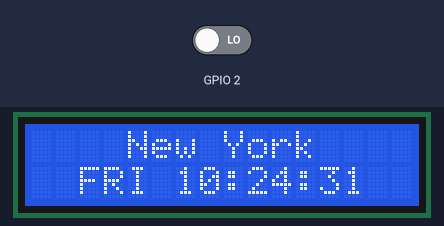
The sketch below on a simulated ESP8266 (NodeMCU). On the bench: 16×2 character LCD. The inputs (shaded band) are chosen by the test bench; at power-on: GPIO 2 LOW. WiFi joins after 1.5 s; servers stay silent unless stated; network time is answered at once with the bench clock; the local clock reads 2024-03-15 10:24:30 at power-on unless the sketch sets it; what the sketch prints to the serial monitor is not drawn.

Above: at 1.7 s.
2.8 s: GPIO 2 driven HIGH
At 3.26 s:
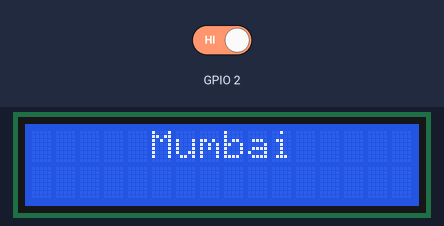
At 4.23 s:
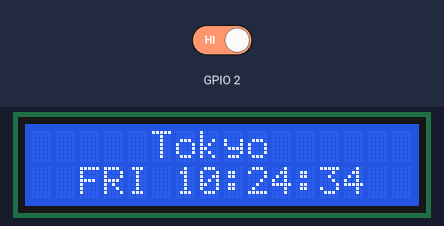
5.5 s: GPIO 2 driven LOW
At 5.86 s:
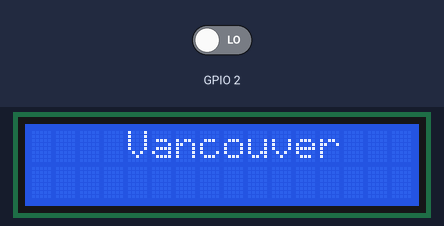
Timing chart, 0 to 5.9 s (numbered marks = the images above; inputs shaded):
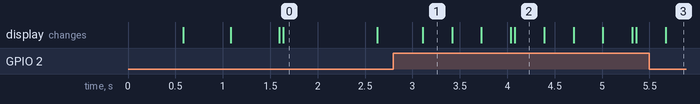

Measured:
- after the input at 2.8 s, the display: changes after 0.31 s (image 1)
- what the display in image 0 shows lasts 1.0 s, from 1.6 s to 2.6 s

The sketch:

clock.ino
```cpp
#include <NTPClient.h>
#include <ESP8266WiFi.h>
#include <WiFiUdp.h>
#include <Wire.h>
#include <LiquidCrystal_I2C.h>
// Set the LCD address to 0x27 for a 16 chars and 2 line display
LiquidCrystal_I2C lcd(0x3F, 16, 2);

const char *ssid = "SSID";
const char *password = "Password";

long utcOffsetInSeconds = -4*60*60; // Initializing with New York Time, UTC -4 Hours
int h,m,s;
int q=1;
int activate = 1;

unsigned long previousMillis = 0;
const long interval = 1000;


char daysOfTheWeek[7][4] = {"SUN", "MON", "TUE", "WED", "THU", "FRI", "SAT"};

// Define NTP Client to get time
WiFiUDP ntpUDP;
NTPClient timeClient(ntpUDP, "pool.ntp.org", utcOffsetInSeconds);

void setup(){
Serial.begin(115200);
pinMode(2, INPUT);
lcd.begin();
WiFi.begin(ssid, password);
lcd.clear();
lcd.setCursor(0, 0);
lcd.print("Connecting Wifi");
lcd.setCursor(0, 1);

while ( WiFi.status() != WL_CONNECTED ) {
delay ( 500 );
lcd.print(".");
Serial.print ( "." );
}
timeClient.begin();
lcd.clear();
}

void loop() {

unsigned long currentMillis = millis();

int button_pressed = digitalRead(2);
if (button_pressed == HIGH){
q++;
if (q >= 16){
q=1;}
activate = 1;
delay(300);
lcd.clear();
}
Serial.println(q);
Serial.println(utcOffsetInSeconds);


if (activate == 1){

switch (q)
{
case 1:
lcd.setCursor(4, 0);
lcd.print("New York");
utcOffsetInSeconds = -4*60*60; //-4 UTC
break;
case 2:
lcd.setCursor(5, 0);
lcd.print("Mumbai");
utcOffsetInSeconds = 5*60*60+60*30; // +5.5 UTC
break;
case 3:
lcd.setCursor(5, 0);
lcd.print("Paris");
utcOffsetInSeconds = 2*60*60; // +2 UTC
break;
case 4:
lcd.setCursor(5, 0);
lcd.print("London");
utcOffsetInSeconds = 1*60*60; // +1 UTC
break;
case 5:
lcd.setCursor(5, 0);
lcd.print("Tokyo");
utcOffsetInSeconds = 9*60*60; // +9 UTC
break;
case 6:
lcd.setCursor(4, 0);
lcd.print("Beijing");
utcOffsetInSeconds = 8*60*60; // +8 UTC
break;
case 7:
lcd.setCursor(3, 0);
lcd.print("Frankfurt");
utcOffsetInSeconds = 2*60*60; // +2 UTC
break;
case 8:
lcd.setCursor(5, 0);
lcd.print("Dubai");
utcOffsetInSeconds = 4*60*60; // +4 UTC
break;
case 9:
lcd.setCursor(4, 0);
lcd.print("Toronto");
utcOffsetInSeconds = -4*60*60; // -4 UTC
break;
case 10:
lcd.setCursor(4, 0);
lcd.print("Vancouver");
utcOffsetInSeconds = -7*60*60; // -7 UTC
break;
case 11:
lcd.setCursor(5, 0);
lcd.print("Sydney");
utcOffsetInSeconds = 10*60*60; // +10 UTC
break;
case 12:
lcd.setCursor(4, 0);
lcd.print("Jakarta");
utcOffsetInSeconds = 7*60*60; // +7 UTC
break;
case 13:
lcd.setCursor(2, 0);
lcd.print("Kuala Lumpur");
utcOffsetInSeconds = 8*60*60; // +8 UTC
break;
case 14:
lcd.setCursor(4, 0);
lcd.print("Istanbul");
utcOffsetInSeconds = 3*60*60; // +3 UTC
break;
case 15:
lcd.setCursor(4, 0);
lcd.print("Cape Town");
utcOffsetInSeconds = 2*60*60; // +2 UTC
break;
}
activate = 0;
}


if (currentMillis - previousMillis >= interval) {
previousMillis = currentMillis;
NTPClient timeClient(ntpUDP, "pool.ntp.org", utcOffsetInSeconds);

timeClient.forceUpdate();
h = timeClient.getHours();
m = timeClient.getMinutes();
s = timeClient.getSeconds();
Serial.print(daysOfTheWeek[timeClient.getDay()]);
Serial.print(", ");
Serial.print(timeClient.getHours());
Serial.print(":");
Serial.print(timeClient.getMinutes());
Serial.print(":");
Serial.println(timeClient.getSeconds());
//Serial.println(timeClient.getFormattedTime());

lcd.setCursor(2, 1);
lcd.print(daysOfTheWeek[timeClient.getDay()]);
lcd.setCursor(6, 1);
if (h <= 9){
lcd.print("0");
lcd.print(h);}
else{
lcd.print(h);}
lcd.print(":");
if (m <= 9){
lcd.print("0");
lcd.print(m);}
else{
lcd.print(m);}
lcd.print(":");
if (s <= 9){
lcd.print("0");
lcd.print(s);}
else{
lcd.print(s);}
}

}
```
